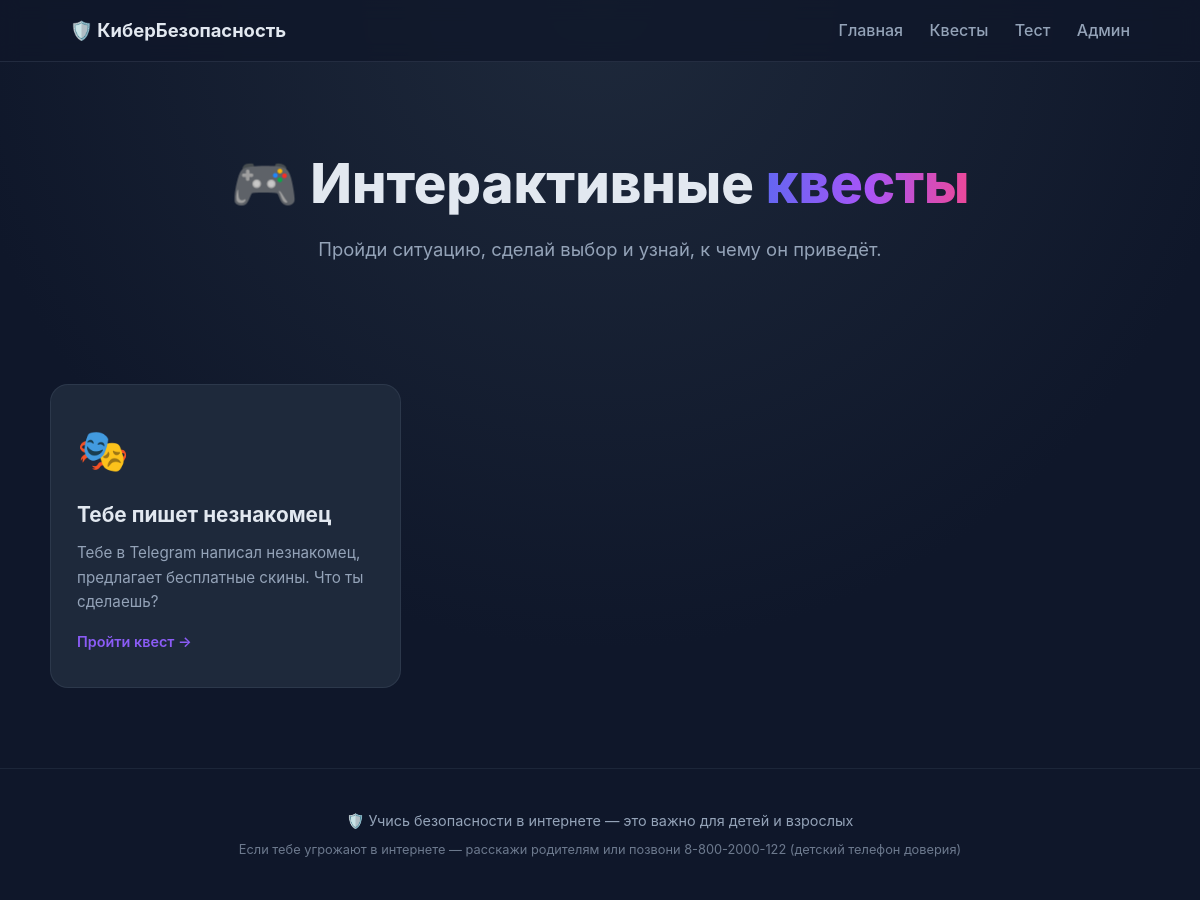
Page /quests/ on the committed database.
### core/models.py (models this page shows, shortened)
class Quest(models.Model):
    title = models.CharField('Название квеста', max_length=200)
    slug = models.SlugField('URL', unique=True)
    description = models.TextField('Описание для карточки')
    icon = models.CharField('Иконка (эмодзи)', max_length=10, default='🎭')
    color = models.CharField('Цвет карточки', max_length=7, default='#8b5cf6')
    order = models.PositiveIntegerField('Порядок', default=0)
    start_scene = models.ForeignKey(
        'QuestScene',
        related_name='+',
        null=True, blank=True,
        on_delete=models.SET_NULL,
        verbose_name='Стартовая сцена'
    )
    class Meta:
        ordering = ['order']
        verbose_name = 'Квест'
        verbose_name_plural = 'Квесты'
    def get_absolute_url(self):
        return reverse('quest_detail', args=[self.slug])

### core/views.py (the view)
# urls.py: path('quests/', views.quest_list, name='quest_list'),
def quest_list(request):
    quests = Quest.objects.all()
    return render(request, 'core/quest_list.html', {'quests': quests})

### core/templates/core/quest_list.html (shortened to what this page needs)
{% extends 'core/base.html' %}
{% block content %}
<section class="hero">
  <div class="container">
    <h1>🎮 Интерактивные <span class="gradient">квесты</span></h1>
    <p class="lead">Пройди ситуацию, сделай выбор и узнай, к чему он приведёт.</p>
  </div>
</section>
<section class="container sections">
  <div class="grid">
    {% for q in quests %}
    <a href="{{ q.get_absolute_url }}" class="card" style="--accent: {{ q.color }}">
      <div class="card-icon">{{ q.icon }}</div>
      <h3>{{ q.title }}</h3>
      <p>{{ q.description }}</p>
      <span class="card-link">Пройти квест →</span>
    </a>
    {% empty %}
    <p class="empty">Квесты скоро появятся.</p>
    {% endfor %}
  </div>
</section>
{% endblock %}

### static/css/style.css (style rules this page uses)
:root { --bg: #0f172a; --card: #1e293b; --text: #e2e8f0; --muted: #94a3b8; --primary: #6366f1; --radius: 18px; }
* { box-sizing: border-box; margin: 0; padding: 0; }
body { font-family: 'Inter', -apple-system, 'Segoe UI', Roboto, sans-serif; background: radial-gradient(circle at top, #1e293b, #0f172a 60%); color: var(--text); line-height: 1.6; min-height: 100vh; display: flex; flex-direction: column; }
.container { max-width: 1100px; margin: 0 auto; padding: 0 20px; }
.hero { padding: 90px 0 60px; text-align: center; }
.hero h1 { font-size: clamp(2rem, 5vw, 3.4rem); line-height: 1.15; font-weight: 800; }
.gradient { background: linear-gradient(90deg, #6366f1, #a855f7, #ec4899); -webkit-background-clip: text; background-clip: text; color: transparent; }
.lead { color: var(--muted); font-size: 1.15rem; max-width: 640px; margin: 20px auto; }
.sections { padding: 40px 0 80px; }
.grid { display: grid; grid-template-columns: repeat(auto-fill, minmax(280px, 1fr)); gap: 24px; }
.card { background: var(--card); border-radius: var(--radius); padding: 32px 26px; text-decoration: none; color: var(--text); border: 1px solid rgba(148,163,184,.12); transition: transform .2s, border-color .2s, box-shadow .2s; position: relative; overflow: hidden; }
.card::before { content: ''; position: absolute; inset: 0; background: linear-gradient(135deg, var(--accent, #6366f1)22, transparent 60%); opacity: 0; transition: opacity .3s; }
.card-icon { font-size: 2.6rem; margin-bottom: 14px; }
.card h3 { font-size: 1.3rem; margin-bottom: 10px; }
.card p { color: var(--muted); font-size: .95rem; }
.card-link { display: inline-block; margin-top: 16px; color: var(--accent, #6366f1); font-weight: 600; font-size: .9rem; }

### rows in the picture
Quest: icon "🎭", title "Тебе пишет незнакомец", description "Тебе в Telegram написал незнакомец, предлагает бесплатные скины. Что ты сделаешь?"
